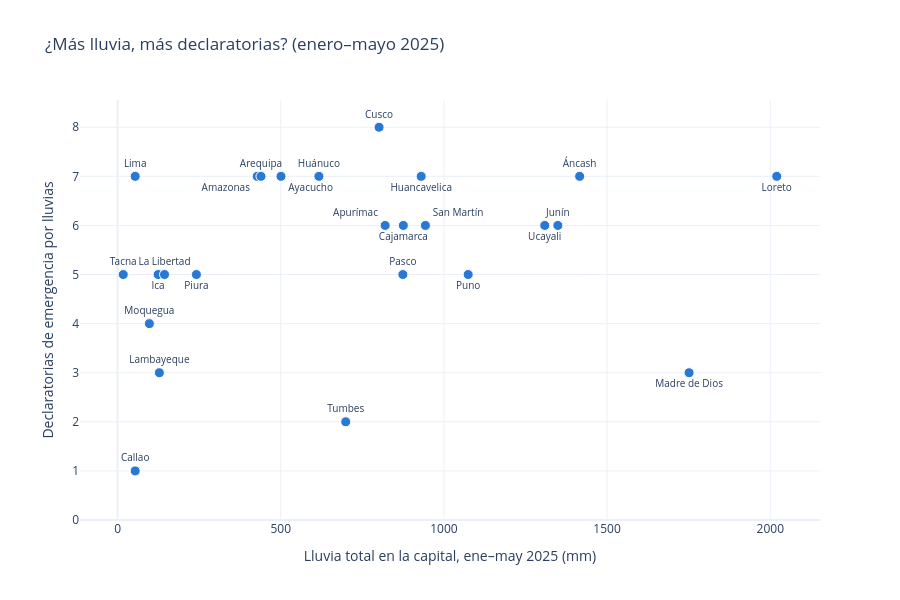

Notebook code cell kept with this figure:
### Markdown cell above
## Paso 8

**Enunciado**: Con **Plotly**, hagan dos gráficos:
- un gráfico de dispersión con `lluvia_total_mm` en el eje X, `declaratorias` en el eje Y y el nombre del departamento en cada punto;
- un gráfico de barras con los 10 departamentos con más declaratorias.

### Code cell
import plotly.express as px
import plotly.io as pio
pio.renderers.default = "vscode+png"

# Gráfico de dispersión: lluvia (X) vs. declaratorias (Y), con el nombre de cada departamento.
# Varios departamentos tienen el mismo número de declaratorias y lluvias parecidas,
# así que a los que se enciman les ponemos el nombre en otra posición.
# El resto va arriba del punto ("top center").
posicion_especial = {
    "Amazonas": "bottom left", "Ayacucho": "bottom right",
    "Apurímac": "top left", "San Martín": "top right", "Cajamarca": "bottom center",
    "Ica": "bottom center", "Piura": "bottom center",
    "Huancavelica": "bottom center", "Ucayali": "bottom center", "Puno": "bottom center",
    "Madre de Dios": "bottom center", "Loreto": "bottom center",
}
posiciones = tabla_final["departamento"].map(posicion_especial).fillna("top center")

fig_dispersion = px.scatter(
    tabla_final,
    x="lluvia_total_mm",
    y="declaratorias",
    text="departamento",
    hover_data=["capital", "dias_lluvia_fuerte", "prorrogas"],
    labels={
        "lluvia_total_mm": "Lluvia total en la capital, ene–may 2025 (mm)",
        "declaratorias": "Declaratorias de emergencia por lluvias",
        "dias_lluvia_fuerte": "Días con 20 mm o más",
        "capital": "Capital",
        "prorrogas": "Prórrogas",
    },
    title="¿Más lluvia, más declaratorias? (enero–mayo 2025)",
    template="plotly_white",
)
fig_dispersion.update_traces(
    textposition=list(posiciones),
    textfont_size=10,
    marker=dict(size=10, color="#2a78d6", line=dict(width=1, color="white")),
)
fig_dispersion.update_layout(height=600, yaxis=dict(dtick=1, rangemode="tozero"))
fig_dispersion.show()

### Figure 1 — Plotly figure (JSON) as saved in the notebook; plotly's stock layout.template omitted (floating-point values rounded to 4 significant figures)
{"data": [{"customdata": [["Chachapoyas", 0, 4], ["Huaraz", 11, 6], ["Abancay", 3, 2], ["Arequipa", 3, 2], ["Ayacucho", 1, 4], ["Cajamarca", 2, 2], ["Callao", 0, 0], ["Cusco", 4, 6], ["Huancavelica", 4, 2], ["Huánuco", 4, 5], ["Ica", 2, 3], ["Huancayo", 15, 2], ["Trujillo", 1, 4], ["Chiclayo", 0, 1], ["Lima", 0, 3], ["Iquitos", 28, 2], ["Puerto Maldonado", 30, 3], ["Moquegua", 0, 0], ["Cerro de Pasco", 1, 2], ["Piura", 1, 4], ["Puno", 6, 3], ["Moyobamba", 12, 2], ["Tacna", 0, 2], ["Tumbes", 7, 2], ["Pucallpa", 21, 5]], "hovertemplate": "Lluvia total en la capital, ene–may 2025 (mm)=%{x}<br>Declaratorias de emergencia por lluvias=%{y}<br>departamento=%{text}<br>Capital=%{customdata[0]}<br>Días con 20 mm o más=%{customdata[1]}<br>Prórrogas=%{customdata[2]}<extra></extra>", "legendgroup": "", "marker": {"color": "#2a78d6", "line": {"color": "white", "width": 1}, "size": 10, "symbol": "circle"}, "mode": "markers+text", "name": "", "orientation": "v", "showlegend": false, "text": ["Amazonas", "Áncash", "Apurímac", "Arequipa", "Ayacucho", "Cajamarca", "Callao", "Cusco", "Huancavelica", "Huánuco", "Ica", "Junín", "La Libertad", "Lambayeque", "Lima", "Loreto", "Madre de Dios", "Moquegua", "Pasco", "Piura", "Puno", "San Martín", "Tacna", "Tumbes", "Ucayali"], "textfont": {"size": 10}, "textposition": ["bottom left", "top center", "top left", "top center", "bottom right", "bottom center", "top center", "top center", "bottom center", "top center", "bottom center", "top center", "top center", "top center", "top center", "bottom center", "bottom center", "top center", "top center", "bottom center", "bottom center", "top right", "top center", "top center", "bottom center"], "type": "scatter", "x": [427.9, 1416.0, 820.0, 439.4, 500.8, 875.7, 54.0, 801.3, 930.4, 617.0, 124.3, 1349.0, 143.8, 128.1, 54.0, 2020.0, 1751.0, 97.5, 874.2, 241.6, 1074.0, 943.3, 17.4, 699.1, 1309.0], "xaxis": "x", "y": [7, 7, 6, 7, 7, 6, 1, 8, 7, 7, 5, 6, 5, 3, 7, 7, 3, 4, 5, 5, 5, 6, 5, 2, 6], "yaxis": "y"}], "layout": {"height": 600, "legend": {"tracegroupgap": 0}, "title": {"text": "¿Más lluvia, más declaratorias? (enero–mayo 2025)"}, "xaxis": {"anchor": "y", "domain": [0, 1], "title": {"text": "Lluvia total en la capital, ene–may 2025 (mm)"}}, "yaxis": {"anchor": "x", "domain": [0, 1], "dtick": 1, "rangemode": "tozero", "title": {"text": "Declaratorias de emergencia por lluvias"}}}}
